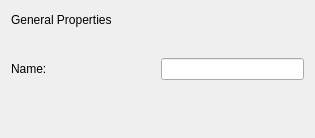
<?xml version="1.0" encoding="UTF-8"?>
<ui version="4.0">
 <class>UMLTemplateDialog</class>
 <widget class="QWidget" name="UMLTemplateDialog">
  <property name="geometry">
   <rect>
    <x>0</x>
    <y>0</y>
    <width>315</width>
    <height>138</height>
   </rect>
  </property>
  <property name="windowTitle">
   <string>Form</string>
  </property>
  <layout class="QGridLayout" name="gridLayout">
   <item row="0" column="0" colspan="2">
    <widget class="QLabel" name="label">
     <property name="text">
      <string>General Properties</string>
     </property>
    </widget>
   </item>
   <item row="1" column="0" colspan="2">
    <widget class="UMLDatatypeWidget" name="dataTypeWidget" native="true"/>
   </item>
   <item row="2" column="0">
    <widget class="QLabel" name="label_2">
     <property name="text">
      <string>Name:</string>
     </property>
    </widget>
   </item>
   <item row="2" column="1">
    <widget class="QLineEdit" name="tb_name">
     <property name="sizePolicy">
      <sizepolicy hsizetype="Preferred" vsizetype="Fixed">
       <horstretch>0</horstretch>
       <verstretch>0</verstretch>
      </sizepolicy>
     </property>
    </widget>
   </item>
   <item row="3" column="0" colspan="2">
    <widget class="UMLStereotypeWidget" name="stereotypeWidget" native="true"/>
   </item>
   <item row="4" column="0" colspan="2">
    <widget class="DocumentationWidget" name="documentationWidget" native="true"/>
   </item>
  </layout>
 </widget>
 <customwidgets>
  <customwidget>
   <class>UMLDatatypeWidget</class>
   <extends>QWidget</extends>
   <header>widgets/umldatatypewidget.h</header>
   <container>1</container>
  </customwidget>
  <customwidget>
   <class>UMLStereotypeWidget</class>
   <extends>QWidget</extends>
   <header>widgets/umlstereotypewidget.h</header>
   <container>1</container>
  </customwidget>
  <customwidget>
   <class>DocumentationWidget</class>
   <extends>QWidget</extends>
   <header>widgets/documentationwidget.h</header>
   <container>1</container>
  </customwidget>
 </customwidgets>
 <resources/>
 <connections/>
</ui>
